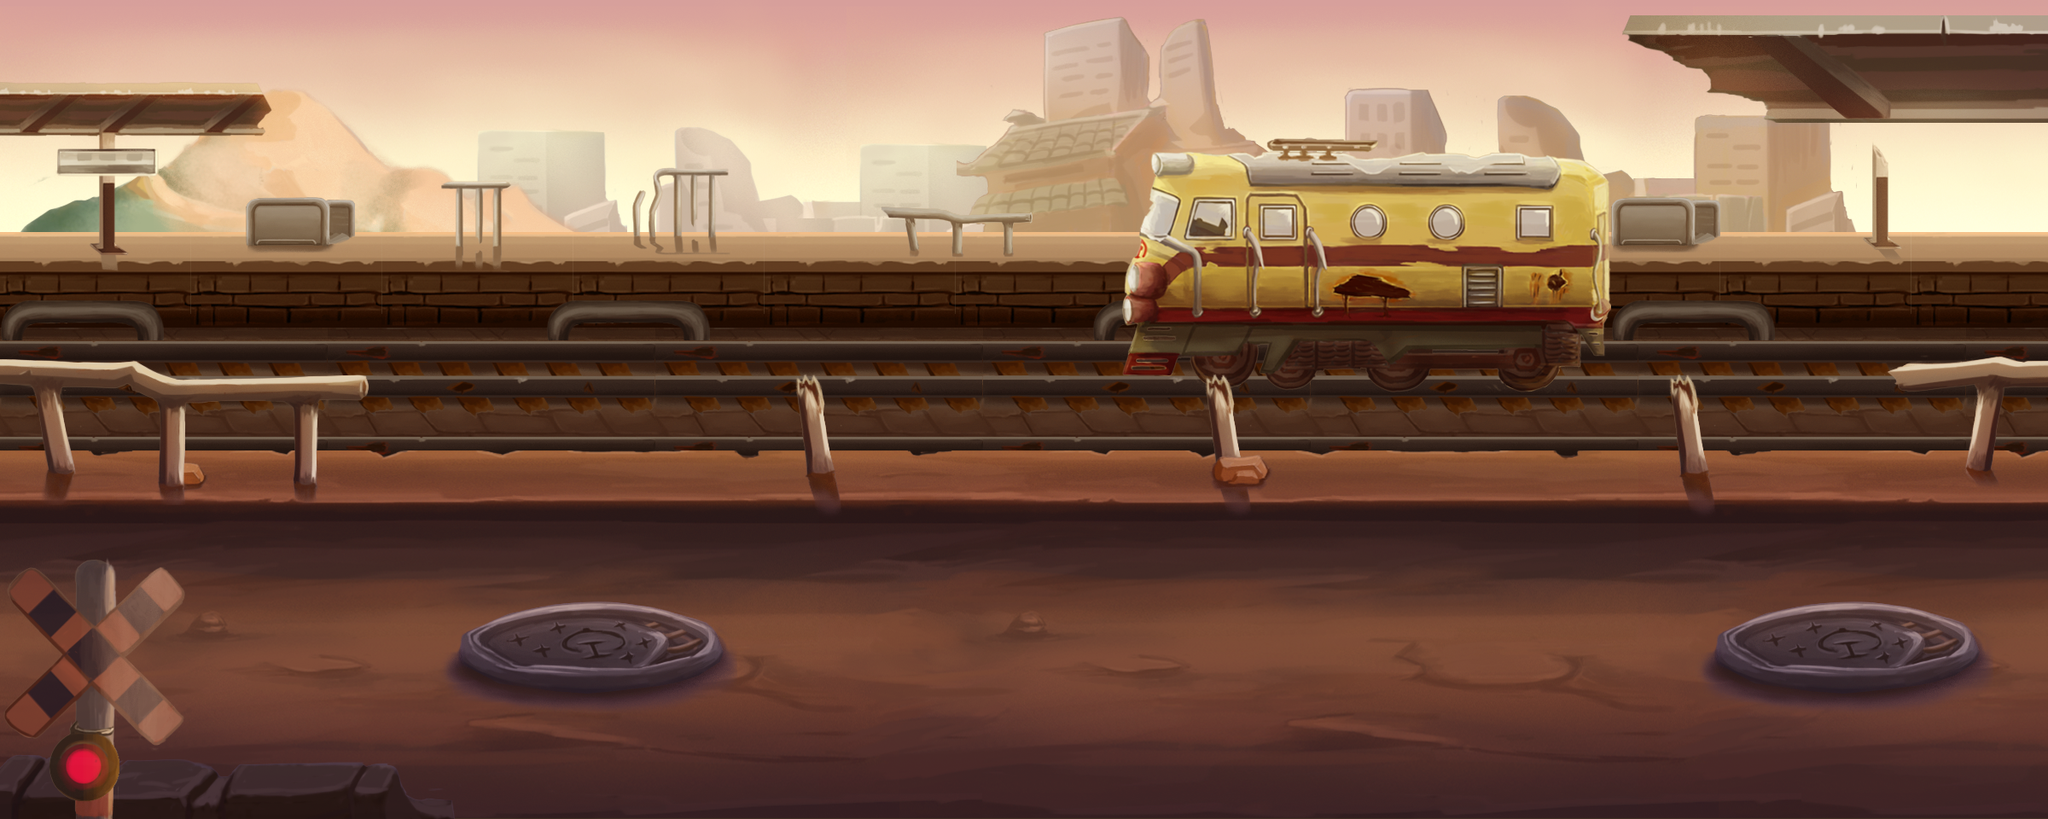

A level layout from a 2D game, rendered from its tile map. Below: a short description, then the map file with tile-grid data replaced by summaries:
An orthogonal 75x60 tile map with 32x16 px tiles, 14 tile layers (far, far1, far2, far3, ...), 3 tilesets and 9 objects (born1, guai1-1, guai1-2, guai2-2, guai2-1, ...).

<map version="1.0" orientation="orthogonal" width="75" height="60" tilewidth="32" tileheight="16">
 <tileset firstgid="1" name="jin" tilewidth="32" tileheight="16">
  <image source="jin.png" width="1630" height="1342" />
 </tileset>
 <tileset firstgid="4151" name="yuan" tilewidth="32" tileheight="16">
  <image source="yuan.png" width="1823" height="1463" />
 </tileset>
 <tileset firstgid="9247" name="meta1" tilewidth="32" tileheight="16">
  <image source="meta1.png" width="320" height="16" />
  <tile id="0">
   <properties>
    <property name="block" value="" />
   </properties>
  </tile>
 </tileset>
 <layer name="far" width="75" height="60">
  <properties>
   <property name="XSpeed" value="0.5" />
   <property name="YSpeed" value="0.9" />
   <property name="ZOrder" value="-1" />
  </properties>
  <data>[4500 cells, 1725 non-empty, 713 distinct tile ids]</data>
 </layer>
 <layer name="far1" width="75" height="60">
  <properties>
   <property name="XSpeed" value="0.5" />
   <property name="YSpeed" value="0.9" />
   <property name="ZOrder" value="-1" />
  </properties>
  <data>[4500 cells, 611 non-empty, 325 distinct tile ids]</data>
 </layer>
 <layer name="far2" width="75" height="60">
  <properties>
   <property name="XSpeed" value="0.5" />
   <property name="YSpeed" value="0.9" />
   <property name="ZOrder" value="-1" />
  </properties>
  <data>[4500 cells, 735 non-empty, 735 distinct tile ids]</data>
 </layer>
 <layer name="far3" width="75" height="60">
  <properties>
   <property name="XSpeed" value="0.5" />
   <property name="YSpeed" value="0.9" />
   <property name="ZOrder" value="-1" />
  </properties>
  <data>[4500 cells, 525 non-empty, 49 distinct tile ids]</data>
 </layer>
 <layer name="far4" width="75" height="60">
  <properties>
   <property name="XSpeed" value="0.5" />
   <property name="YSpeed" value="0.9" />
   <property name="ZOrder" value="-1" />
  </properties>
  <data>[4500 cells, 345 non-empty, 286 distinct tile ids]</data>
 </layer>
 <layer name="far5" width="75" height="60">
  <properties>
   <property name="XSpeed" value="0.5" />
   <property name="YSpeed" value="0.9" />
   <property name="ZOrder" value="-1" />
  </properties>
  <data>[4500 cells, 750 non-empty, 120 distinct tile ids]</data>
 </layer>
 <layer name="far6" width="75" height="60">
  <properties>
   <property name="XSpeed" value="0.5" />
   <property name="YSpeed" value="0.9" />
   <property name="ZOrder" value="-1" />
  </properties>
  <data>[4500 cells, 984 non-empty, 102 distinct tile ids]</data>
 </layer>
 <layer name="far7" width="75" height="60">
  <properties>
   <property name="XSpeed" value="0.5" />
   <property name="YSpeed" value="0.9" />
   <property name="ZOrder" value="-1" />
  </properties>
  <data>[4500 cells, 342 non-empty, 342 distinct tile ids]</data>
 </layer>
 <layer name="ground" width="75" height="60">
  <properties>
   <property name="XSpeed" value="1" />
   <property name="YSpeed" value="1" />
   <property name="ZOrder" value="0" />
  </properties>
  <data>[4500 cells, 2025 non-empty, 810 distinct tile ids]</data>
 </layer>
 <layer name="ground1" width="75" height="60">
  <properties>
   <property name="XSpeed" value="1" />
   <property name="YSpeed" value="1" />
   <property name="ZOrder" value="0" />
  </properties>
  <data>[4500 cells, 447 non-empty, 381 distinct tile ids]</data>
 </layer>
 <layer name="ground2" width="75" height="60">
  <properties>
   <property name="XSpeed" value="1" />
   <property name="YSpeed" value="1" />
   <property name="ZOrder" value="0" />
  </properties>
  <data>[4500 cells, 213 non-empty, 114 distinct tile ids]</data>
 </layer>
 <layer name="near" width="75" height="60" opacity="0.84">
  <properties>
   <property name="XSpeed" value="1" />
   <property name="YSpeed" value="1" />
   <property name="ZOrder" value="1" />
  </properties>
  <data>[4500 cells, 85 non-empty, 85 distinct tile ids]</data>
 </layer>
 <layer name="near1" width="75" height="60" opacity="0.84">
  <properties>
   <property name="XSpeed" value="1" />
   <property name="YSpeed" value="1" />
   <property name="ZOrder" value="1" />
  </properties>
  <data>[4500 cells, 140 non-empty, 140 distinct tile ids]</data>
 </layer>
 <layer name="block" width="75" height="60" opacity="0">
  <data>[4500 cells, 2925 non-empty, 2 distinct tile ids]</data>
 </layer>
 <objectgroup name="born" width="0" height="0">
  <object name="born1" x="362" y="648" width="32" height="34" />
  <object name="guai1-1" x="490" y="770" width="30" height="36" />
  <object name="guai1-2" x="642" y="652" width="40" height="34" />
  <object name="guai2-2" x="1420" y="798" width="50" height="46" />
  <object name="guai2-1" x="1276" y="854" width="50" height="46" />
  <object name="guai2-3" x="1280" y="694" width="50" height="46" />
  <object name="guai2-4" x="1440" y="656" width="50" height="46" />
  <object name="boss" x="2048" y="802" width="50" height="46" />
  <object name="guai3-1" x="1922" y="676" width="50" height="46" />
 </objectgroup>
</map>
